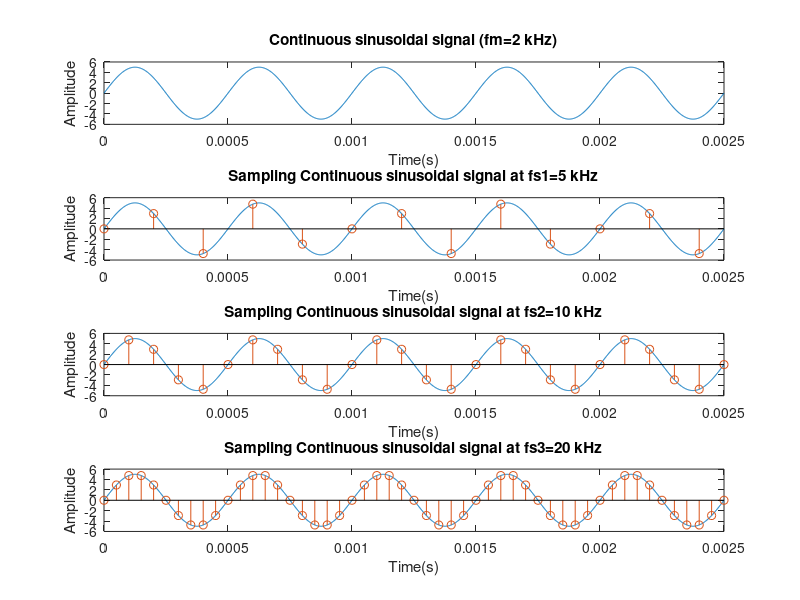
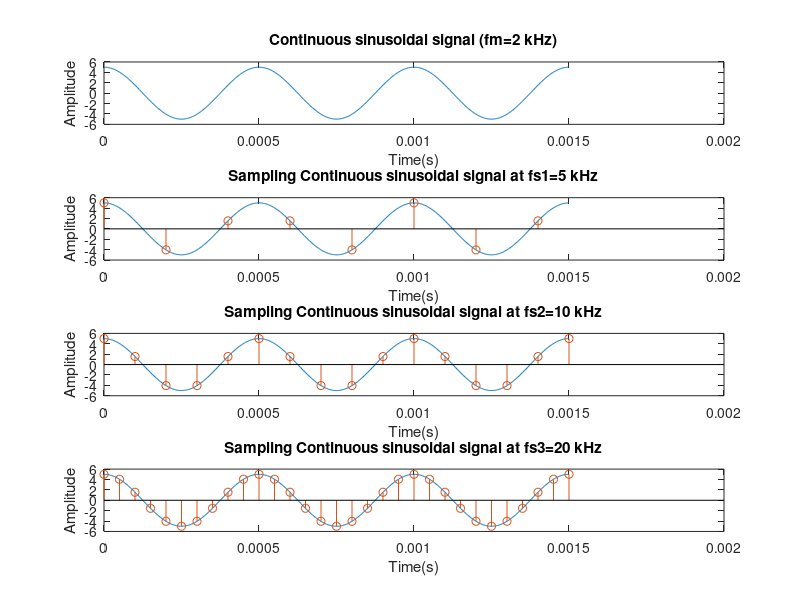

The MATLAB source for these figures, in order:

f=2e3; %Frequency of sinusoid
cycles=5; %generate five cycles of sinusoid
t=0:1/500e3:cycles*1/f; %time index
x = 5*sin(2*pi*f*t);

subplot(4,1,1); 
plot(t,x);
title('Continuous sinusoidal signal (fm=2 kHz)');
xlabel('Time(s)');
ylabel('Amplitude');



fs1=5e3; %5kHz sampling rate
t1=0:1/fs1:cycles*1/f; %time index
x1 = 5*sin(2*pi*f*t1);
 
fs2=10e3; %10kHz sampling rate
t2=0:1/fs2:cycles*1/f; %time index
x2=5*sin(2*pi*f*t2);

fs3=20e3; %20kHz sampling rate
t3=0:1/fs3:cycles*1/f; %time index
x3=5*sin(2*pi*f*t3);


subplot(4,1,2);
plot(t,x);
hold on;
stem(t1,x1);
title('Sampling Continuous sinusoidal signal at fs1=5 kHz');
xlabel('Time(s)');
ylabel('Amplitude');

subplot(4,1,3);
plot(t,x);
hold on;
stem(t2,x2);
title('Sampling Continuous sinusoidal signal at fs2=10 kHz');
xlabel('Time(s)');
ylabel('Amplitude');

subplot(4,1,4);
plot(t,x);
hold on;
stem(t3,x3);
title('Sampling Continuous sinusoidal signal at fs3=20 kHz');
xlabel('Time(s)');
ylabel('Amplitude');


%ques 2
f=2e3; %Frequency of sinusoid
cycles=3; %generate five cycles of sinusoid
t=0:1/500e3:cycles*1/f; %time index
x = 5*cos(2*pi*f*t);

figure;
subplot(4,1,1); 
plot(t,x);
title('Continuous sinusoidal signal (fm=2 kHz)');
xlabel('Time(s)');
ylabel('Amplitude');



fs1=5e3; %5kHz sampling rate
t1=0:1/fs1:cycles*1/f; %time index
x1 = 5*cos(2*pi*f*t1);
 
fs2=10e3; %10kHz sampling rate
t2=0:1/fs2:cycles*1/f; %time index
x2=5*cos(2*pi*f*t2);

fs3=20e3; %20kHz sampling rate
t3=0:1/fs3:cycles*1/f; %time index
x3=5*cos(2*pi*f*t3);


subplot(4,1,2);
plot(t,x);
hold on;
stem(t1,x1);
title('Sampling Continuous sinusoidal signal at fs1=5 kHz');
xlabel('Time(s)');
ylabel('Amplitude');

subplot(4,1,3);
plot(t,x);
hold on;
stem(t2,x2);
title('Sampling Continuous sinusoidal signal at fs2=10 kHz');
xlabel('Time(s)');
ylabel('Amplitude');

subplot(4,1,4);
plot(t,x);
hold on;
stem(t3,x3);
title('Sampling Continuous sinusoidal signal at fs3=20 kHz');
xlabel('Time(s)');
ylabel('Amplitude');